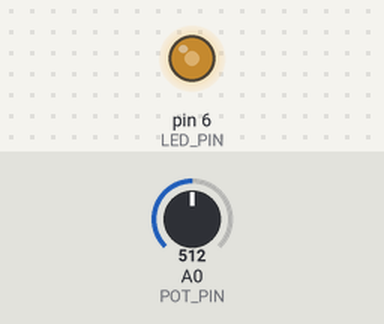
A sketch run on a simulated Arduino Uno, built with avr-gcc and run on an emulated ATmega328P. On the bench: output pins drawn as LEDs (lit = HIGH). Inputs (shaded band) come from the test bench; at power-on: A0 (POT_PIN) = 512.

Above: at 1.2 s.
1.3 s: A0 (POT_PIN) set to 716
At 2.2 s:
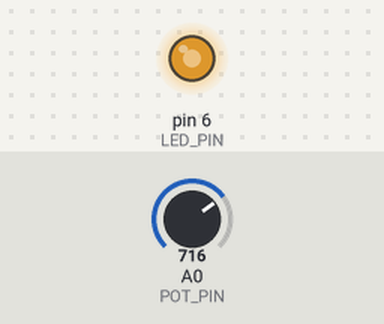
2.8 s: A0 (POT_PIN) set to 900
At 3.4 s:
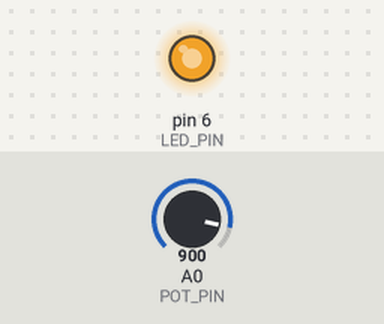
4.3 s: A0 (POT_PIN) set to 122
At 5.5 s:
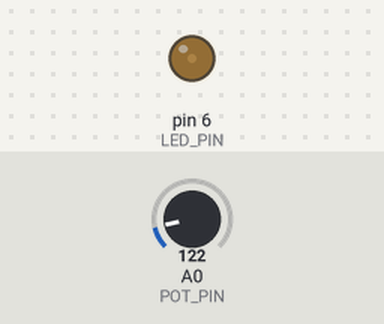
5.8 s: A0 (POT_PIN) set to 0
At 6.8 s:
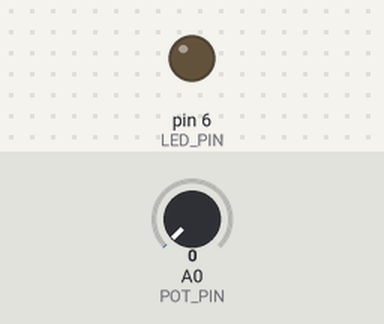
7.3 s: A0 (POT_PIN) set to 511
At 8.0 s:
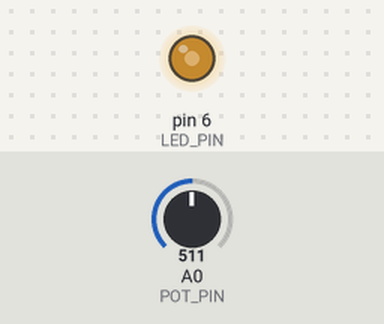
Timing chart, 0 to 9.8 s (numbered marks = the images above; inputs shaded):
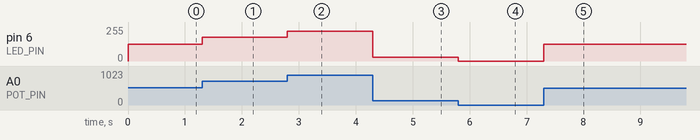

The sketch:

Brightness.ino
```cpp
#define LED_PIN 6
#define POT_PIN A0

int pot;
int brightness;

void setup() {
  // put your setup code here, to run once:
  pinMode(POT_PIN, INPUT);
  pinMode(LED_PIN, OUTPUT);
}

void loop() {
  // put your main code here, to run repeatedly:
  pot = analogRead(POT_PIN);
  brightness = map(pot, 0, 1023, 0, 255);

  analogWrite(LED_PIN, brightness);
}
```

Measured:
- after the input at 1.3 s, pin 6 (LED_PIN): 127/255 → 178/255 at once
- after the input at 2.8 s, pin 6 (LED_PIN): 178/255 → 224/255 at once
- after the input at 4.3 s, pin 6 (LED_PIN): 224/255 → 30/255 at once
- after the input at 5.8 s, pin 6 (LED_PIN): 30/255 → 0/255 at once
- after the input at 7.3 s, pin 6 (LED_PIN): 0/255 → 127/255 at once
